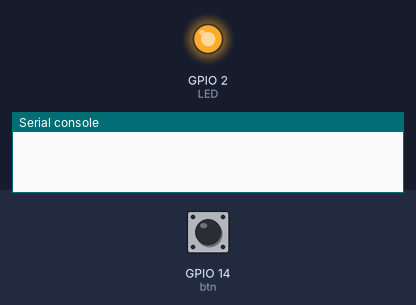
Recording of a program running on a simulated ESP8266 board running MicroPython. Parts: output pins drawn as LEDs (lit = HIGH, except the on-board LED, lit = LOW), the last lines printed to the serial console. The test bench sets the inputs (shaded band); at power-on: GPIO 14 (btn) HIGH. WiFi joins after 1.5 s; no MQTT or app messages arrive unless stated; values from a settings file that is not in the repository are placeholders; library files of the repository ran but are not shown: 1 file(s).

Above: at 0.1 s.
At 6.8 s:
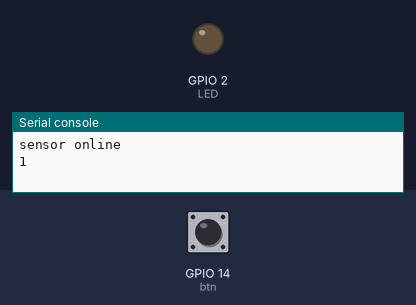
Timing chart, 0 to 8.3 s (numbered marks = the images above):
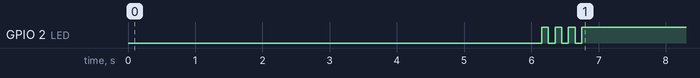

Measured:
- by itself, GPIO 2 (LED): alternates HIGH for 0.10 s and LOW for 0.10 s, 6 changes in all, then stays HIGH

The program:

main.py
```python
from sys import print_exception
from machine import Pin
import blink
import wifi
import sensor

# built in led
LED = Pin(2, Pin.OUT)


def handleError(error):
    print(error)
    blink.slow(LED)
    with open(file='error_logs.txt', mode='w') as f:
        print_exception(error, f)


try:
    wifi.connect()
except AssertionError as error:
    handleError(error)

try:
    sensor.connect()
except AssertionError as error:
    handleError(error)
else:
    print('sensor online')
    blink.fast(LED)
    sensor.wait(LED)
```

blink.py
```python
from time import sleep


def slow(led):
    for _ in range(4):
        led.value(not led.value())
        sleep(1)


def fast(led):
    for _ in range(6):
        led.value(not led.value())
        sleep(.1)
```

wifi.py
```python
import network
from machine import Pin
import time
import secrets

ssid = secrets.ssid
password = secrets.password


def connect():
    # make sure internal wifi access point is off
    network.WLAN(network.AP_IF).active(False)
    # connect to wifi
    sta_if = network.WLAN(network.STA_IF)
    sta_if.active(True)
    sta_if.connect(ssid, password)
    time.sleep(6)
    assert sta_if.isconnected(), sta_if.status()
```

sensor.py
```python
from machine import Pin
from time import sleep
from umqtt.simple import MQTTClient
import secrets

btn = Pin(14, Pin.IN, Pin.PULL_UP)

state = ''
OPEN = 1
CLOSED = 0

client = MQTTClient(secrets.clientId, secrets.server)


def connect():
    client.connect()


def wait(led):
    global state

    while True:
        btnStatus = btn.value()
        # set LED opposite of button
        led.value(btnStatus)
        print(btnStatus)
        if btnStatus == state:
            pass
        elif btnStatus == OPEN:
            client.publish('ibs', 'OPEN')
            state = OPEN
        else:
            client.publish('ibs', 'CLOSED')
            state = CLOSED
        sleep(1)
```
